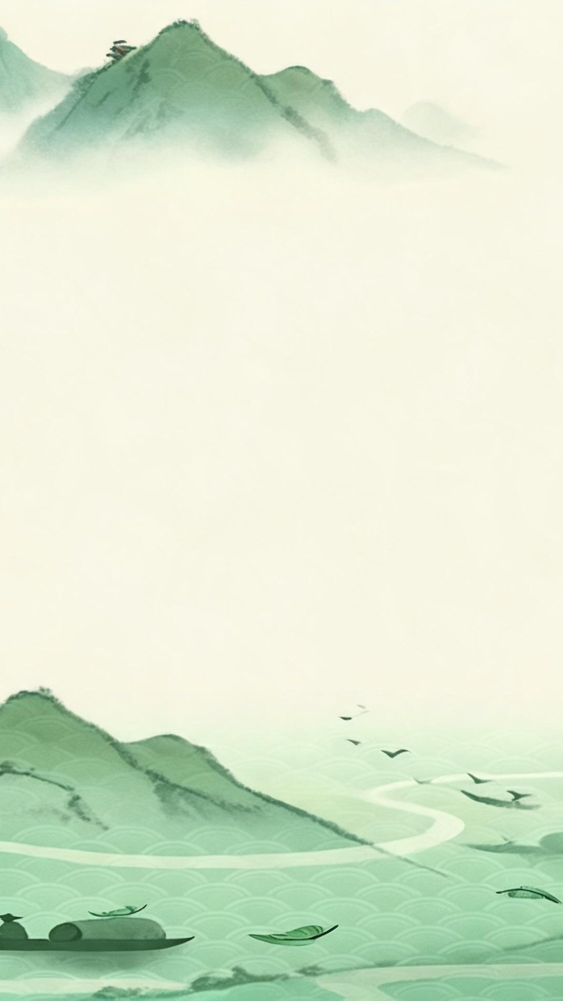
#> input picture web/src/assets/img/bg_home.jpg, 1125 x 2001 px (shown at 1/2 size)
$ python -i regen-scroll.py   (imports and definitions only)
#> lines starting #> are read from the running program, lines starting #| are printed output that depends on the picture
#> further down, picture is the input picture: PIL image 1125x2001 RGB; mean R, G, B 219.4, 231.9, 207.9
# /// script
# requires-python = ">=3.10"
# dependencies = ["requests", "pillow", "numpy"]
# ///
"""重新生成卷轴图标 icon_scroll.png：卷起收拢(未展开)的精致古风卷轴。绿底抠透明、居中成方。
跑法(仓库根目录)：ARK_API_KEY=xxx uv run scripts/regen-scroll.py"""
import os, sys
sys.path.insert(0, os.path.dirname(__file__))
from _seedream import generate, chroma_key, save_scaled
from PIL import Image

OUT = "web/src/assets/img"
GREEN = "纯绿色背景(#00ff00)，正面平视，无投影到背景，主体绝不使用绿色"


def trim(im: Image.Image, pad: int = 1) -> Image.Image:
#> called with pad = 1
    im = im.convert("RGBA")
    bb = im.split()[3].getbbox()
#> bb = (0, 0, 1125, 2001)
    if not bb:
        return im
    l, t, r, b = bb
#> l = 0; t = 0; r = 1125; b = 2001
    l = max(0, l - pad); t = max(0, t - pad)
    r = min(im.width, r + pad); b = min(im.height, b + pad)
    return im.crop((l, t, r, b))


def square(im: Image.Image, pad_ratio: float = 0.08) -> Image.Image:
    """居中贴到正方透明画布，避免 resize 成正方被拉伸。"""
    im = trim(im, 1)
    side = int(max(im.width, im.height) * (1 + pad_ratio))
#> side = 2161
    canvas = Image.new("RGBA", (side, side), (0, 0, 0, 0))
#> canvas: PIL image 2161x2161 RGBA; every value is 0
    canvas.paste(im, ((side - im.width) // 2, (side - im.height) // 2), im)
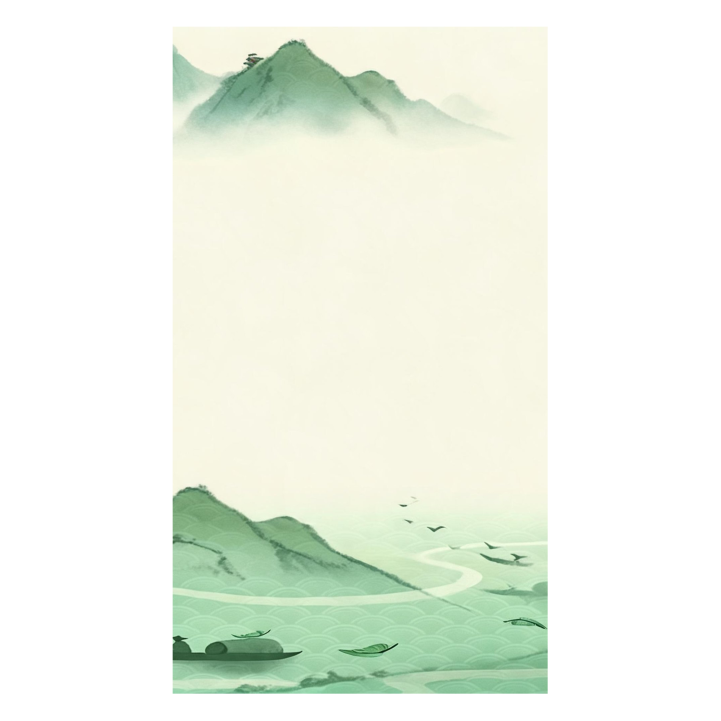
#> canvas: PIL image 2161x2161 RGBA (shown at 1/3 size); mean R, G, B, A 105.8, 111.8, 100.2, 122.9; transparent parts drawn white
    return canvas


# [5 lines that did not run here, left out]
# [1 line that did not run here, left out]
# [2 lines not run here, left out]

>>> from PIL import Image
>>> picture = Image.open('../web/src/assets/img/bg_home.jpg')
>>> result = square(picture)

$ run again, on web/src/assets/img/frame_gold.png
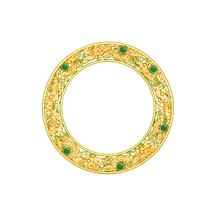
#> input picture web/src/assets/img/frame_gold.png, 216 x 216 px
#> picture is the input picture: PIL image 216x216 RGBA; mean R, G, B, A 33.8, 31.3, 13.5, 34.9
#> bb = (39, 39, 177, 177)
#> in trim, `l, t, r, b = bb`: l = 39; r = 177
#> in trim, `l = max(0, l - pad)`: l = 38
#> in trim, `r = min(im.width, r + pad)`: r = 178
#> in trim, `return im.crop((l, t, r, b))`:
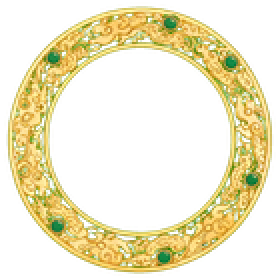
#> returned value: PIL image 140x140 RGBA (shown 2 times larger); mean R, G, B, A 80.4, 74.5, 32.1, 83.1; transparent parts drawn white
#> in square, `canvas.paste(im, ((side - im.width) // 2, (side - im.height) // 2), im)`:
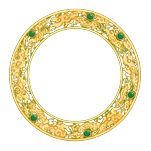
#> canvas: PIL image 151x151 RGBA; mean R, G, B, A 59, 52.7, 25, 67.3; transparent parts drawn white

$ run again, on web/src/assets/img/medal_duan.png
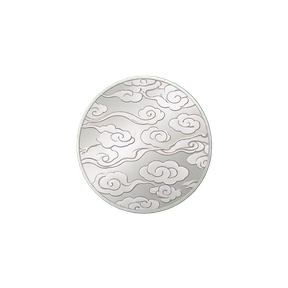
#> input picture web/src/assets/img/medal_duan.png, 288 x 288 px
#> picture is the input picture: PIL image 288x288 RGBA; mean R, G, B, A 38.7, 38.6, 37.8, 45.2
#> bb = (74, 73, 215, 216)
#> in trim, `l, t, r, b = bb`: l = 74; t = 73; r = 215; b = 216
#> in trim, `l = max(0, l - pad)`: l = 73
#> in trim, `t = max(0, t - pad)`: t = 72
#> in trim, `r = min(im.width, r + pad)`: r = 216
#> in trim, `b = min(im.height, b + pad)`: b = 217
#> in trim, `return im.crop((l, t, r, b))`:
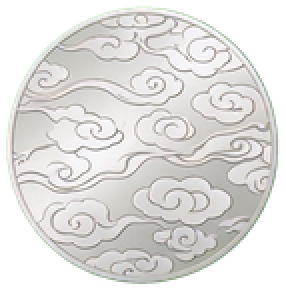
#> returned value: PIL image 143x145 RGBA (shown 2 times larger); mean R, G, B, A 154.8, 154.2, 151.1, 180.8; transparent parts drawn white
#> in square, `canvas.paste(im, ((side - im.width) // 2, (side - im.height) // 2), im)`:
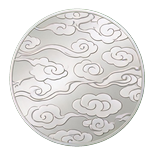
#> canvas: PIL image 156x156 RGBA; mean R, G, B, A 128.1, 126.5, 125, 153.1; transparent parts drawn white
